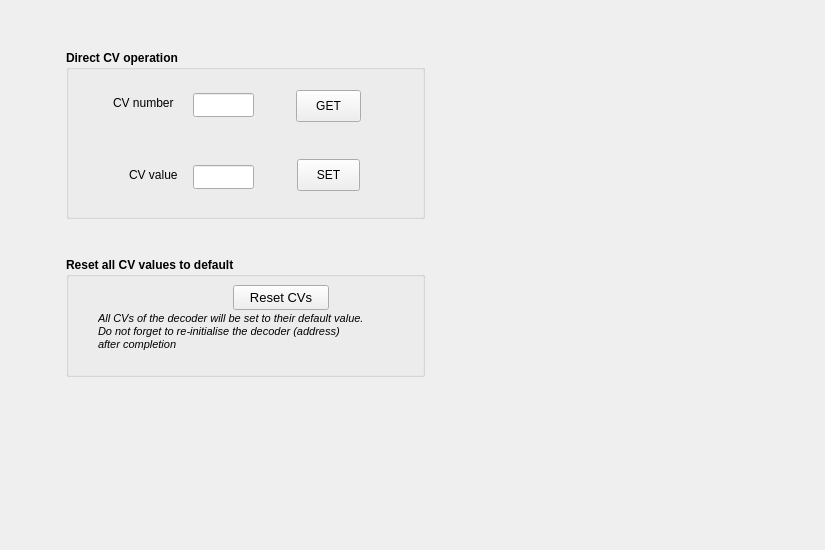
<?xml version='1.0' encoding='UTF-8'?>
<ui version="4.0">
 <class>CvTab</class>
 <widget class="QWidget" name="CvTab">
  <property name="geometry">
   <rect>
    <x>0</x>
    <y>0</y>
    <width>825</width>
    <height>550</height>
   </rect>
  </property>
  <widget class="QGroupBox" name="groupBox1">
   <property name="geometry">
    <rect>
     <x>66</x>
     <y>50</y>
     <width>359</width>
     <height>169</height>
    </rect>
   </property>
   <property name="title">
    <string>Direct CV operation</string>
   </property>
   <property name="font">
    <font>
     <bold>true</bold>
    </font>
   </property>
  </widget>
  <widget class="QLineEdit" name="cvNumber">
   <property name="geometry">
    <rect>
     <x>193</x>
     <y>93</y>
     <width>61</width>
     <height>24</height>
    </rect>
   </property>
   <property name="text">
    <string />
   </property>
   <property name="alignment">
    <set>Qt::AlignLeft|Qt::AlignVCenter</set>
   </property>
  </widget>
  <widget class="QLineEdit" name="cvValue">
   <property name="geometry">
    <rect>
     <x>193</x>
     <y>165</y>
     <width>61</width>
     <height>24</height>
    </rect>
   </property>
   <property name="text">
    <string />
   </property>
   <property name="alignment">
    <set>Qt::AlignLeft|Qt::AlignVCenter</set>
   </property>
  </widget>
  <widget class="QLabel" name="label2">
   <property name="geometry">
    <rect>
     <x>113</x>
     <y>95</y>
     <width>75</width>
     <height>16</height>
    </rect>
   </property>
   <property name="text">
    <string>CV number</string>
   </property>
   <property name="alignment">
    <set>Qt::AlignLeft|Qt::AlignVCenter</set>
   </property>
  </widget>
  <widget class="QLabel" name="label3">
   <property name="geometry">
    <rect>
     <x>129</x>
     <y>167</y>
     <width>59</width>
     <height>16</height>
    </rect>
   </property>
   <property name="text">
    <string>CV value</string>
   </property>
   <property name="alignment">
    <set>Qt::AlignLeft|Qt::AlignVCenter</set>
   </property>
  </widget>
  <widget class="QPushButton" name="buttonCvTabSet">
   <property name="geometry">
    <rect>
     <x>297</x>
     <y>159</y>
     <width>63</width>
     <height>32</height>
    </rect>
   </property>
   <property name="text">
    <string>SET</string>
   </property>
  </widget>
  <widget class="QPushButton" name="buttonCvTabGet">
   <property name="geometry">
    <rect>
     <x>296</x>
     <y>90</y>
     <width>65</width>
     <height>32</height>
    </rect>
   </property>
   <property name="text">
    <string>GET</string>
   </property>
  </widget>
  <widget class="QGroupBox" name="groupBox4">
   <property name="geometry">
    <rect>
     <x>66</x>
     <y>257</y>
     <width>359</width>
     <height>120</height>
    </rect>
   </property>
   <property name="title">
    <string>Reset all CV values to default</string>
   </property>
   <property name="font">
    <font>
     <bold>true</bold>
    </font>
   </property>
   <widget class="QPushButton" name="buttonCvTabResetCvs">
    <property name="geometry">
     <rect>
      <x>167</x>
      <y>28</y>
      <width>96</width>
      <height>25</height>
     </rect>
    </property>
    <property name="text">
     <string>Reset CVs</string>
    </property>
    <property name="font">
     <font>
      <pointsize>10</pointsize>
      <bold>false</bold>
     </font>
    </property>
   </widget>
   <widget class="QLabel" name="label5">
    <property name="geometry">
     <rect>
      <x>32</x>
      <y>55</y>
      <width>310</width>
      <height>61</height>
     </rect>
    </property>
    <property name="text">
     <string>All CVs of the decoder will be set to their default value.  Do not forget to re-initialise the decoder (address)  after completion</string>
    </property>
    <property name="alignment">
     <set>Qt::AlignLeft|Qt::AlignTop</set>
    </property>
    <property name="wordWrap">
     <bool>true</bool>
    </property>
    <property name="font">
     <font>
      <pointsize>8</pointsize>
      <bold>false</bold>
      <italic>true</italic>
     </font>
    </property>
   </widget>
  </widget>
 </widget>
 <resources />
 <connections />
</ui>
